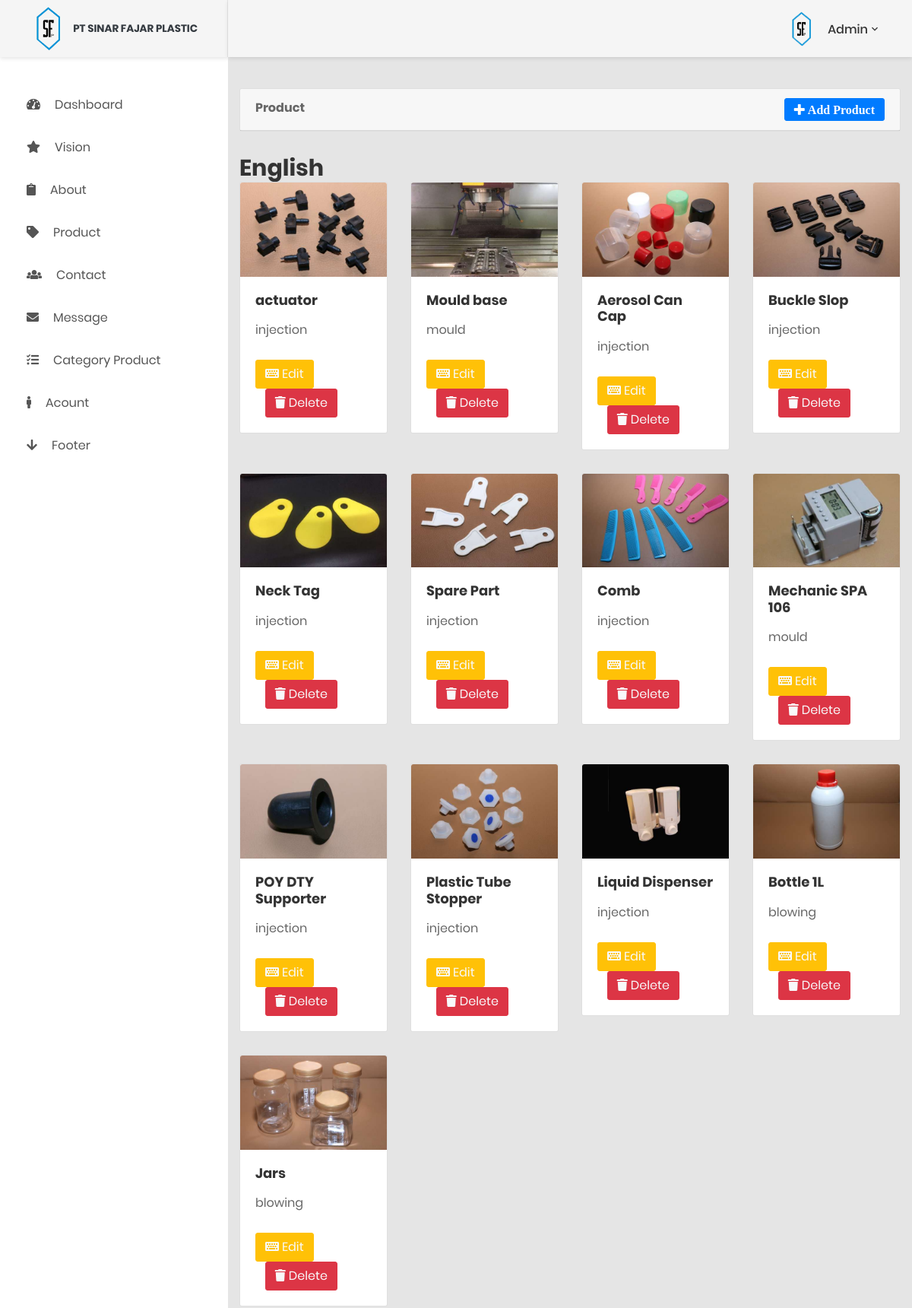
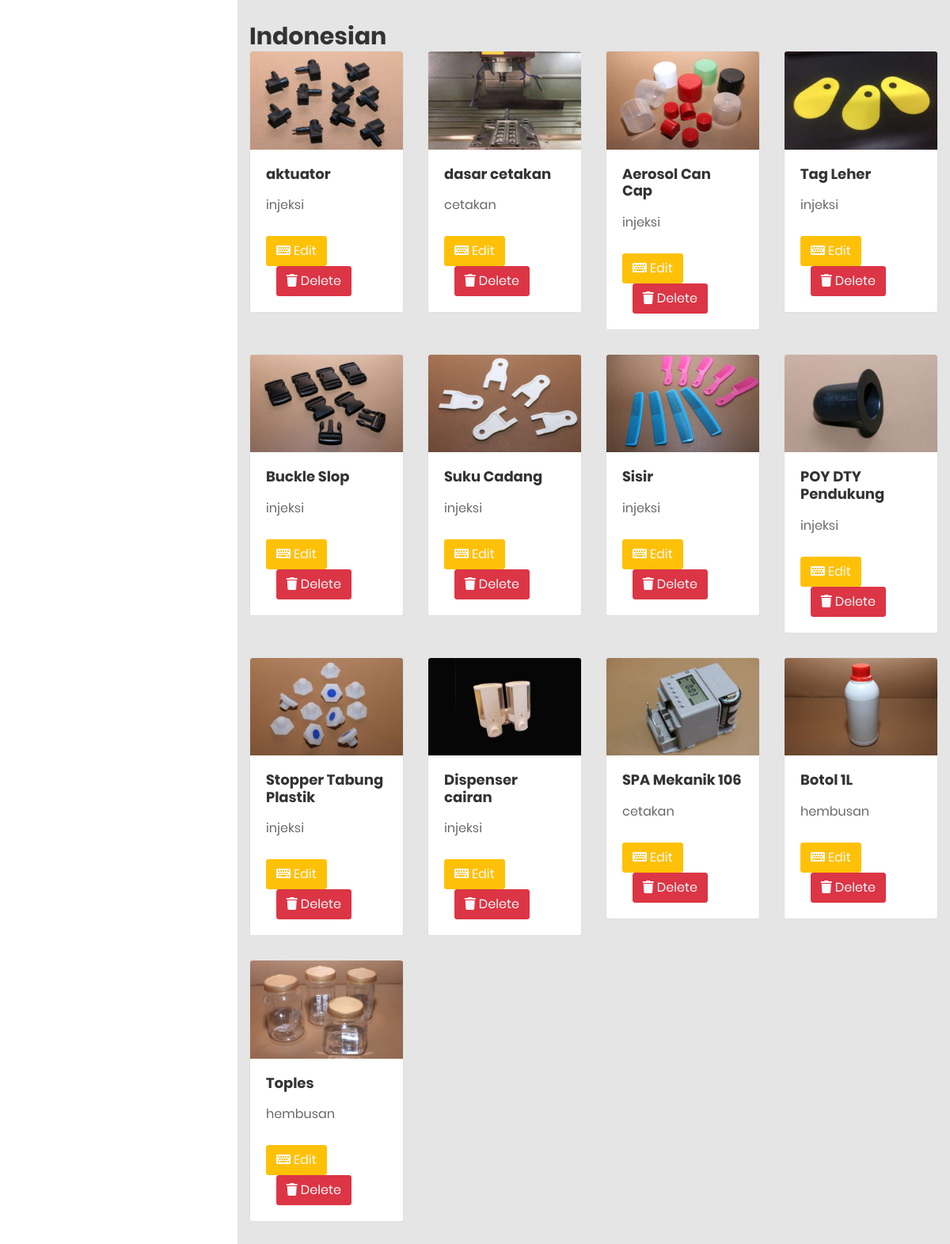
The page /private/company/admin/product.php (signed in) on the database its author committed (2 pictures, top to bottom).
### tables this page shows
CREATE TABLE `product` (
  `id_product` int(11) NOT NULL,
  `name_product` varchar(50) NOT NULL,
  `image_product` text NOT NULL,
  `id_category` int(11) NOT NULL,
  `lang` varchar(5) NOT NULL
);

CREATE TABLE `category` (
  `id_category` int(11) NOT NULL,
  `category` varchar(30) NOT NULL,
  `lang` varchar(5) NOT NULL
);

### private/company/admin/product.php (the view, shortened to what this page needs)
<?php
require 'connection.php';
$query=mysqli_query($connect,"SELECT * FROM product WHERE lang='eng'");
$query2=mysqli_query($connect,"SELECT * FROM product WHERE lang='ind'");
?>
<html lang="en">
<head>
    <link href="css/font-face.css" rel="stylesheet" media="all">
    <link href="vendor/font-awesome-5/css/fontawesome-all.min.css" rel="stylesheet" media="all">
    <link href="vendor/font-awesome-4.7/css/font-awesome.min.css" rel="stylesheet" media="all">
    <link href="vendor/mdi-font/css/material-design-iconic-font.min.css" rel="stylesheet" media="all">
    <link href="vendor/bootstrap-4.1/bootstrap.min.css" rel="stylesheet" media="all">
    <link href="vendor/animsition/animsition.min.css" rel="stylesheet" media="all">
    <link href="vendor/bootstrap-progressbar/bootstrap-progressbar-3.3.4.min.css" rel="stylesheet" media="all">
    <link href="vendor/wow/animate.css" rel="stylesheet" media="all">
    <link href="vendor/css-hamburgers/hamburgers.min.css" rel="stylesheet" media="all">
    <link href="vendor/slick/slick.css" rel="stylesheet" media="all">
    <link href="vendor/select2/select2.min.css" rel="stylesheet" media="all">
    <link href="vendor/perfect-scrollbar/perfect-scrollbar.css" rel="stylesheet" media="all">
</head>
<body class="animsition">
    <div class="page-wrapper">
        <?php require 'header.php'; ?>
        <?php require 'sidebar.php'; ?>
        <div class="page-container">
            <?php require 'header_desktop.php'; ?>
                <div class="main-content col-md-12">
                        <div class="card">
                            <div class="card-header">
                                <strong class="card-title">Product</strong>
                                <a href="product_add.php" style="float: right;" class="btn btn-primary"><i class="fa fa-plus"> Add Product</i></a>
                            </div>
                        </div>
                        <h2>English</h2>
                        <div class="row">
                            <?php while ($data=mysqli_fetch_array($query)) {?>
                                <div class="col-md-3">
                                    <div class="card">
                                        <img class="card-img-top" src="../../../images/<?php echo $data['image_product'] ?>" alt="Card image cap">
                                        <div class="card-body">
                                            <h4 class="card-title mb-3"><?php echo $data['name_product']; ?></h4>
                                            <p class="card-text">
                                                <?php
                                                    $id_category=$data['id_category'];
                                                    $query1=mysqli_query($connect,"SELECT * FROM category WHERE id_category=$id_category AND lang='eng'");
                                                    $category=mysqli_fetch_array($query1);
                                                    echo $category['category'];
                                                ?>
                                            </p>
                                            <br>
                                            <a href="product_edit.php?id=<?php echo $data['id_product'] ?>" style="float: left;" class="text-light btn btn-warning"><i class="fa fa-keyboard-o"></i> Edit</a>
                                            <a href="product_delete.php?id=<?php echo $data['id_product'] ?>" style="float: left;" class="text-light btn btn-danger offset-md-1"><i class="fa fa-trash"></i> Delete</a>
                                        </div>
                                    </div>
                                </div>
                            <?php } ?>
                        </div>
                        <h2>Indonesian</h2>
                        <div class="row">
                            <?php while ($data2=mysqli_fetch_array($query2)) {?>
                                <div class="col-md-3">
                                    <div class="card">
                                        <img class="card-img-top" src="../../../images/<?php echo $data2['image_product'] ?>" alt="Card image cap">
                                        <div class="card-body">
                                            <h4 class="card-title mb-3"><?php echo $data2['name_product']; ?></h4>
                                            <p class="card-text">
                                                <?php
                                                    $id_category=$data2['id_category'];
                                                    $query1=mysqli_query($connect,"SELECT * FROM category WHERE id_category=$id_category AND lang='ind'");
                                                    $category=mysqli_fetch_array($query1);
                                                    echo $category['category'];
                                                ?>
                                            </p>
                                            <br>
                                            <a href="product_edit.php?id=<?php echo $data2['id_product'] ?>" style="float: left;" class="text-light btn btn-warning"><i class="fa fa-keyboard-o"></i> Edit</a>
                                            <a href="product_delete.php?id=<?php echo $data2['id_product'] ?>" style="float: left;" class="text-light btn btn-danger offset-md-1"><i class="fa fa-trash"></i> Delete</a>
                                        </div>
                                    </div>
                                </div>
                            <?php } ?>
                        </div>
                </div>
        </div>
    </div>
</body>
</html>

### private/company/admin/header.php (shortened to what this page needs)
<?php
      if (!isset($_SESSION['login'])) {
        echo "<script type='text/javascript'>location.href='login.php'</script>";
      }
      else{
        if (isset($_SESSION['username'])) {
            $username= $_SESSION['username'];
            $photo= $_SESSION['photo'];
        }
      }
?>
<link href="css/font-face.css" rel="stylesheet" media="all">
    <link href="vendor/font-awesome-4.7/css/font-awesome.min.css" rel="stylesheet" media="all">
    <link href="vendor/font-awesome-5/css/fontawesome-all.min.css" rel="stylesheet" media="all">
    <link href="vendor/mdi-font/css/material-design-iconic-font.min.css" rel="stylesheet" media="all">
    <link href="vendor/bootstrap-4.1/bootstrap.min.css" rel="stylesheet" media="all">
    <link href="vendor/animsition/animsition.min.css" rel="stylesheet" media="all">
    <link href="vendor/bootstrap-progressbar/bootstrap-progressbar-3.3.4.min.css" rel="stylesheet" media="all">
    <link href="vendor/wow/animate.css" rel="stylesheet" media="all">
    <link href="vendor/css-hamburgers/hamburgers.min.css" rel="stylesheet" media="all">
    <link href="vendor/slick/slick.css" rel="stylesheet" media="all">
    <link href="vendor/select2/select2.min.css" rel="stylesheet" media="all">
    <link href="vendor/perfect-scrollbar/perfect-scrollbar.css" rel="stylesheet" media="all">
    <link href="css/theme.css" rel="stylesheet" media="all">

### private/company/admin/sidebar.php
<aside class="menu-sidebar d-none d-lg-block">
            <div class="logo">
                <a href="index.php" class="align-center">
                    <img src="images/logos.png" width="25%">
                    <span class="font-weight-bold text-dark" style="font-size: 85%;">PT SINAR FAJAR PLASTIC</span>
                </a>
            </div>
            <div class="menu-sidebar__content js-scrollbar1">
                <nav class="navbar-sidebar">
                    <ul class="list-unstyled navbar__list">
                        <li>
                            <a href="index.php">
                                <i class="fas fa-tachometer-alt"></i>Dashboard
                            </a>
                        </li>
                        <li>
                            <a href="vision.php">
                                <i class="fas fa-star"></i>Vision
                            </a>
                        </li>
                        <li>
                            <a href="about.php">
                                <i class="fas fa-clipboard"></i>About
                            </a>
                        </li>
                        <li>
                            <a href="product.php">
                                <i class="fas fa-tag"></i>Product
                            </a>
                        </li>
                        <li>
                            <a href="contact.php">
                                <i class="fas fa-users"></i>Contact
                            </a>
                        </li>
                        <li>
                            <a href="message.php">
                                <i class="fas fa-envelope"></i>Message
                            </a>
                        </li>
                        <li>
                            <a href="category.php">
                                <i class="fas fa-tasks"></i>Category Product
                            </a>
                        </li>
                        <li>
                            <a href="acount.php">
                                <i class="fas fa-male"></i>Acount
                            </a>
                        </li>
                        <li>
                            <a href="footer.php">
                                <i class="fa fa-arrow-down"></i>Footer
                            </a>
                        </li>
                    </ul>
                </nav>
            </div>
        </aside>

### private/company/admin/header_desktop.php (shortened to what this page needs)
<header class="header-desktop">
                <div class="section__content section__content--p30">
                    <div class="container-fluid">
                        <div class="header-wrap">
                            <div class="header-button">
                                <div class="account-wrap">
                                    <div class="account-item clearfix js-item-menu">
                                        <div class="image">
                                            <img src="../../../images/<?php echo $photo; ?>" />
                                        </div>
                                        <div class="content">
                                            <a class="js-acc-btn" href="#"><?php echo $username; ?></a>
                                        </div>
                                    </div>
                                </div>
                            </div>
                        </div>
                    </div>
                </div>
            </header>

### rows shown on the page
product: image_product (picture), name_product "actuator", id_category.category "injection"
product: image_product (picture), name_product "Mould base", id_category.category "mould"
product: image_product (picture), name_product "Aerosol Can Cap", id_category.category "injection"
product: image_product (picture), name_product "Buckle Slop", id_category.category "injection"
product: image_product (picture), name_product "Neck Tag", id_category.category "injection"
product: image_product (picture), name_product "Spare Part", id_category.category "injection"
product: image_product (picture), name_product "Comb", id_category.category "injection"
product: image_product (picture), name_product "Mechanic SPA 106", id_category.category "mould"
product: image_product (picture), name_product "POY DTY Supporter", id_category.category "injection"
product: image_product (picture), name_product "Plastic Tube Stopper", id_category.category "injection"
product: image_product (picture), name_product "Liquid Dispenser", id_category.category "injection"
product: image_product (picture), name_product "Bottle 1L", id_category.category "blowing"
product: image_product (picture), name_product "Jars", id_category.category "blowing"
product: image_product (picture), name_product "aktuator", id_category.category "injeksi"
product: image_product (picture), name_product "dasar cetakan", id_category.category "cetakan"
product: image_product (picture), name_product "Aerosol Can Cap", id_category.category "injeksi"
product: image_product (picture), name_product "Tag Leher", id_category.category "injeksi"
product: image_product (picture), name_product "Buckle Slop", id_category.category "injeksi"
product: image_product (picture), name_product "Suku Cadang", id_category.category "injeksi"
product: image_product (picture), name_product "Sisir", id_category.category "injeksi"
product: image_product (picture), name_product "POY DTY Pendukung", id_category.category "injeksi"
product: image_product (picture), name_product "Stopper Tabung Plastik", id_category.category "injeksi"
product: image_product (picture), name_product "Dispenser cairan", id_category.category "injeksi"
product: image_product (picture), name_product "SPA Mekanik 106", id_category.category "cetakan"
product: image_product (picture), name_product "Botol 1L", id_category.category "hembusan"
product: image_product (picture), name_product "Toples", id_category.category "hembusan"

### other values the page prints
$username "Admin"
